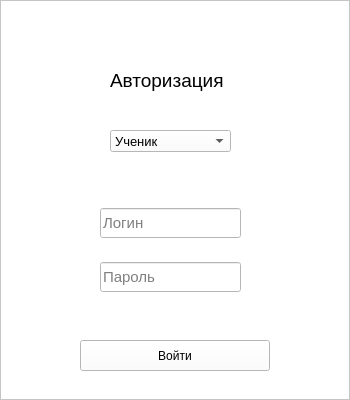
<?xml version="1.0" encoding="UTF-8"?>
<ui version="4.0">
 <class>MainWindow</class>
 <widget class="QMainWindow" name="MainWindow">
  <property name="geometry">
   <rect>
    <x>0</x>
    <y>0</y>
    <width>350</width>
    <height>400</height>
   </rect>
  </property>
  <property name="minimumSize">
   <size>
    <width>350</width>
    <height>400</height>
   </size>
  </property>
  <property name="maximumSize">
   <size>
    <width>350</width>
    <height>400</height>
   </size>
  </property>
  <property name="windowTitle">
   <string>MainWindow</string>
  </property>
  <property name="styleSheet">
   <string notr="true"/>
  </property>
  <widget class="QWidget" name="centralwidget">
   <property name="styleSheet">
    <string notr="true">background-color: rgb(255, 204, 153);</string>
   </property>
   <layout class="QVBoxLayout" name="verticalLayout_2">
    <property name="leftMargin">
     <number>0</number>
    </property>
    <property name="topMargin">
     <number>0</number>
    </property>
    <property name="rightMargin">
     <number>0</number>
    </property>
    <property name="bottomMargin">
     <number>0</number>
    </property>
    <item>
     <widget class="QFrame" name="frame">
      <property name="maximumSize">
       <size>
        <width>500</width>
        <height>500</height>
       </size>
      </property>
      <property name="font">
       <font>
        <stylestrategy>PreferDefault</stylestrategy>
       </font>
      </property>
      <property name="layoutDirection">
       <enum>Qt::LeftToRight</enum>
      </property>
      <property name="autoFillBackground">
       <bool>false</bool>
      </property>
      <property name="styleSheet">
       <string notr="true">background-color: rgb(255, 255, 255);</string>
      </property>
      <property name="frameShape">
       <enum>QFrame::StyledPanel</enum>
      </property>
      <property name="frameShadow">
       <enum>QFrame::Raised</enum>
      </property>
      <widget class="QLabel" name="label">
       <property name="geometry">
        <rect>
         <x>110</x>
         <y>60</y>
         <width>121</width>
         <height>41</height>
        </rect>
       </property>
       <property name="font">
        <font>
         <pointsize>14</pointsize>
        </font>
       </property>
       <property name="text">
        <string>Авторизация</string>
       </property>
      </widget>
      <widget class="QPushButton" name="pushButton">
       <property name="geometry">
        <rect>
         <x>80</x>
         <y>340</y>
         <width>190</width>
         <height>31</height>
        </rect>
       </property>
       <property name="text">
        <string>Войти</string>
       </property>
      </widget>
      <widget class="QWidget" name="layoutWidget">
       <property name="geometry">
        <rect>
         <x>100</x>
         <y>190</y>
         <width>141</width>
         <height>121</height>
        </rect>
       </property>
       <layout class="QVBoxLayout" name="verticalLayout">
        <item>
         <widget class="QLineEdit" name="lineEdit">
          <property name="minimumSize">
           <size>
            <width>0</width>
            <height>30</height>
           </size>
          </property>
          <property name="font">
           <font>
            <pointsize>11</pointsize>
           </font>
          </property>
          <property name="styleSheet">
           <string notr="true">background-color: rgb(255, 255, 255);</string>
          </property>
          <property name="placeholderText">
           <string>Логин</string>
          </property>
          <property name="clearButtonEnabled">
           <bool>false</bool>
          </property>
         </widget>
        </item>
        <item>
         <widget class="QLineEdit" name="lineEdit_2">
          <property name="minimumSize">
           <size>
            <width>0</width>
            <height>30</height>
           </size>
          </property>
          <property name="font">
           <font>
            <pointsize>11</pointsize>
           </font>
          </property>
          <property name="styleSheet">
           <string notr="true">background-color: rgb(255, 255, 255);</string>
          </property>
          <property name="placeholderText">
           <string>Пароль</string>
          </property>
         </widget>
        </item>
       </layout>
      </widget>
      <widget class="QComboBox" name="comboBox">
       <property name="geometry">
        <rect>
         <x>110</x>
         <y>130</y>
         <width>121</width>
         <height>22</height>
        </rect>
       </property>
       <property name="font">
        <font>
         <pointsize>10</pointsize>
        </font>
       </property>
       <property name="contextMenuPolicy">
        <enum>Qt::NoContextMenu</enum>
       </property>
       <property name="layoutDirection">
        <enum>Qt::LeftToRight</enum>
       </property>
       <property name="insertPolicy">
        <enum>QComboBox::InsertAtBottom</enum>
       </property>
       <item>
        <property name="text">
         <string>Ученик</string>
        </property>
       </item>
       <item>
        <property name="text">
         <string>Преподаватель</string>
        </property>
       </item>
      </widget>
     </widget>
    </item>
   </layout>
  </widget>
 </widget>
 <resources/>
 <connections/>
</ui>
